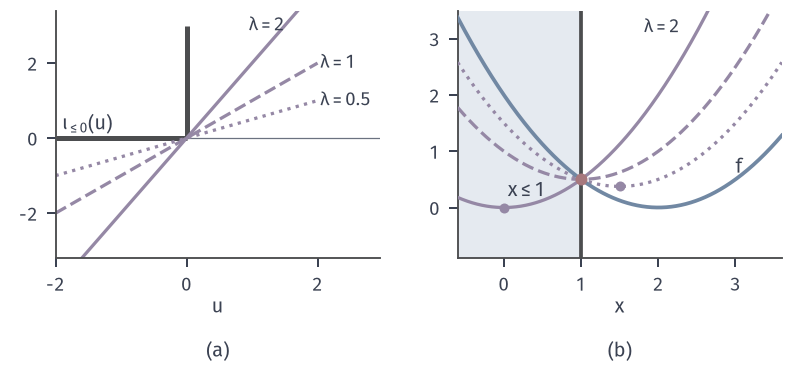

Write the Python code that produced this figure.
from pathlib import Path
import sys
ROOT = next(p for p in Path(__file__).resolve().parents if (p/'build.sh').is_file() and (p/'tex/book.tex').is_file())
sys.path.insert(0, str(ROOT/'figures/00-shared/mathematical-preliminaries-upper/00-shared/comprehension-figures'))
from support import figure, save, BLUE, GREEN, YELLOW, RED, PURPLE, INK, MUTED, GRID, BLUE_FILL, GREEN_FILL, YELLOW_FILL, RED_FILL, PURPLE_FILL
import numpy as np
HERE = Path(__file__).resolve().parent
STROKE = '#4C4D4F'
def panel(fig, left, right, top, bottom, wspace=.25):
    fig.set_layout_engine(None)
    H=fig.get_figheight()*25.4
    if len(fig.axes)>1: bottom=15.5/H
    fig.subplots_adjust(left=left, right=right, top=top, bottom=bottom, wspace=wspace)
def tag(fig, ax, s, y=None):
    p = ax.get_position(); fig.text((p.x0+p.x1)/2, 1.0/(fig.get_figheight()*25.4), s, ha='center', va='bottom')
def opt(ax, x=0, y=0, ms=4.8, z=7): ax.plot([x],[y],'o',ms=ms,color=RED,mew=0,zorder=z)
def dot(ax, x, y, c=GREEN, ms=4.2, z=6, m='o'): ax.plot([x],[y],m,ms=ms,color=c,mew=0,zorder=z)
def hollow(ax, x, y, c=BLUE, ms=4.4, z=7): ax.plot([x],[y],'o',ms=ms,mfc='white',mec=c,mew=1.0,zorder=z)

# 硬约束的无穷墙与线性价格；一元例 f=(x-2)^2/2, g=x-1, L=f+lam*g.
fig,(A,B)=figure(width_mm=112,height_mm=52,ncols=2)
panel(fig,.07,.985,.97,.25,wspace=.24)
U=np.linspace(-2,2,5)
A.plot([-2,0],[0,0],color=STROKE,lw=2.0,solid_capstyle='butt'); A.plot([0,0],[0,3],color=STROKE,lw=2.0,solid_capstyle='butt')
for lam,ls in ((.5,':'),(1,'--'),(2,'-')):
    A.plot(U,lam*U,color=PURPLE,lw=1.3,ls=ls); A.text(2.04 if lam<2 else 1.5,lam*2 if lam<2 else 3.0,fr'$\lambda={lam:g}$',ha='left' if lam<2 else 'right',va='center',color=INK,fontsize=7.5)
A.text(-1.9,.22,r'$\iota_{\leq0}(u)$',color=INK)
A.axhline(0,color=MUTED,lw=.5,zorder=0)
A.set_xlim(-2,2.95);A.set_ylim(-3.2,3.4);A.set_xticks([-2,0,2]);A.set_yticks([-2,0,2]);A.set_xlabel('$u$',labelpad=1)
X=np.linspace(-.6,3.6,400); f=.5*(X-2)**2
B.axvspan(-.6,1,color=BLUE_FILL,lw=0,zorder=0); B.plot([1,1],[-.9,3.5],color=STROKE,lw=1.5,zorder=2)
B.plot(X,f,color=BLUE,lw=1.5,zorder=4)
for lam,ls in ((.5,':'),(1,'--'),(2,'-')):
    B.plot(X,f+lam*(X-1),color=PURPLE,lw=1.3,ls=ls,zorder=3); x0=2-lam; dot(B,x0,.5*(x0-2)**2+lam*(x0-1),PURPLE,ms=4.0)
opt(B,1,.5)
B.text(3.0,.62,'$f$',color=INK); B.text(.05,.2,'$x\\leq1$',color=INK)
B.text(2.28,3.1,r'$\lambda=2$',color=INK,fontsize=7.5,ha='right')
B.set_xlim(-.6,3.6);B.set_ylim(-.9,3.5);B.set_xticks([0,1,2,3]);B.set_yticks([0,1,2,3]);B.set_xlabel('$x$',labelpad=1)
for a,s in zip((A,B),('(a)','(b)')):tag(fig,a,s)
save(fig,HERE,'figure',{'f':'(x-2)^2/2','g':'x-1','lambda':[.5,1,2]})
